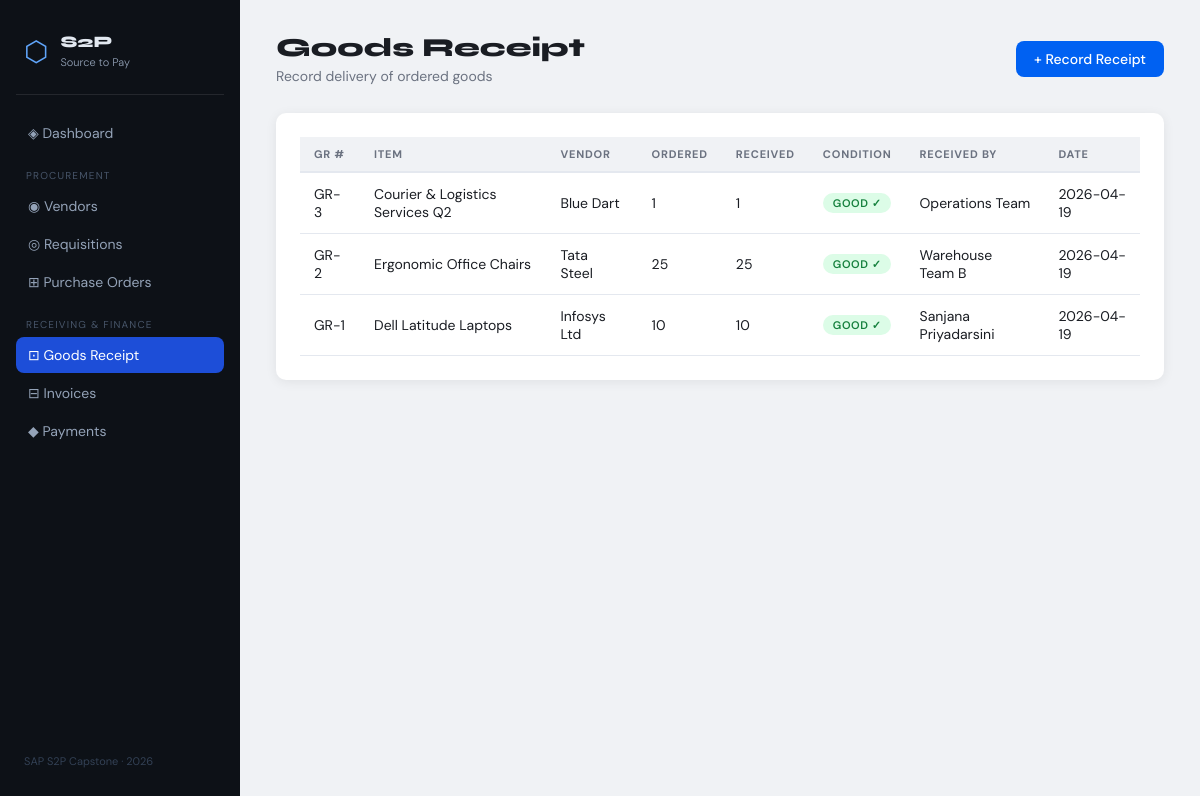
The page /goods-receipt on the database its author committed.
### tables this page shows
CREATE TABLE goods_receipts (
            id              INTEGER PRIMARY KEY AUTOINCREMENT,
            po_id           INTEGER NOT NULL,
            received_qty    INTEGER NOT NULL,
            received_by     TEXT NOT NULL,
            condition_ok    INTEGER DEFAULT 1,
            remarks         TEXT,
            received_at     TEXT DEFAULT (datetime('now'))
        );

CREATE TABLE purchase_orders (
            id              INTEGER PRIMARY KEY AUTOINCREMENT,
            requisition_id  INTEGER,
            vendor_id       INTEGER NOT NULL,
            item_name       TEXT NOT NULL,
            quantity        INTEGER NOT NULL,
            unit_price      REAL NOT NULL,
            total_amount    REAL NOT NULL,
            delivery_date   TEXT,
            status          TEXT DEFAULT 'Sent',
            created_at      TEXT DEFAULT (datetime('now'))
        );

CREATE TABLE vendors (
            id          INTEGER PRIMARY KEY AUTOINCREMENT,
            name        TEXT NOT NULL,
            email       TEXT NOT NULL,
            phone       TEXT,
            address     TEXT,
            gst_number  TEXT,
            category    TEXT,
            status      TEXT DEFAULT 'Active',
            created_at  TEXT DEFAULT (datetime('now'))
        );

### app.py (the view)
@app.route("/goods-receipt")
def goods_receipt():
    conn = get_db()
    grs = conn.execute("""
        SELECT gr.*, po.item_name, po.quantity as ordered_qty, v.name as vendor_name
        FROM goods_receipts gr
        JOIN purchase_orders po ON gr.po_id = po.id
        JOIN vendors v ON po.vendor_id = v.id
        ORDER BY gr.received_at DESC
    """).fetchall()
    conn.close()
    return render_template("goods_receipt.html", receipts=grs)

### app.py (called while the page is built)
def get_db():
    conn = sqlite3.connect(DB_PATH)
    conn.row_factory = sqlite3.Row
    return conn

### templates/goods_receipt.html
{% extends "base.html" %}
{% block content %}
<div class="page-header">
    <div>
        <h1>Goods Receipt</h1>
        <p class="subtitle">Record delivery of ordered goods</p>
    </div>
    <a href="/goods-receipt/add" class="btn btn-primary">+ Record Receipt</a>
</div>
<div class="section-card">
    {% if receipts %}
    <table class="data-table">
        <thead>
            <tr><th>GR #</th><th>Item</th><th>Vendor</th><th>Ordered</th><th>Received</th><th>Condition</th><th>Received By</th><th>Date</th></tr>
        </thead>
        <tbody>
            {% for gr in receipts %}
            <tr>
                <td>GR-{{ gr.id }}</td>
                <td>{{ gr.item_name }}</td>
                <td>{{ gr.vendor_name }}</td>
                <td>{{ gr.ordered_qty }}</td>
                <td>{{ gr.received_qty }}</td>
                <td>{% if gr.condition_ok %}<span class="badge badge-active">Good ✓</span>{% else %}<span class="badge badge-rejected">Damaged ✗</span>{% endif %}</td>
                <td>{{ gr.received_by }}</td>
                <td>{{ gr.received_at[:10] }}</td>
            </tr>
            {% endfor %}
        </tbody>
    </table>
    {% else %}
    <p class="empty-msg">No goods receipts yet.</p>
    {% endif %}
</div>
{% endblock %}

### static/css/style.css (style rules this page uses)
:root { --bg: #f0f2f5; --sidebar-bg: #0d1117; --sidebar-w: 240px; --card-bg: #ffffff; --border: #e4e8ef; --text: #1a1d23; --muted: #6b7280; --accent: #0061f2; --success: #16a34a; --warning: #d97706; --danger: #dc2626; --purple: #7c3aed; --teal: #0891b2; --radius: 10px; --shadow: 0 2px 12px rgba(0,0,0,0.07); }
*, *::before, *::after { box-sizing: border-box; margin: 0; padding: 0; }
body { font-family: 'DM Sans', sans-serif; background: var(--bg); color: var(--text); display: flex; min-height: 100vh; }
a { text-decoration: none; color: inherit; }
.page-header { display: flex; align-items: center; justify-content: space-between; margin-bottom: 28px; }
.page-header h1 { font-family: 'Syne', sans-serif; font-size: 26px; font-weight: 800; }
.subtitle { color: var(--muted); font-size: 14px; margin-top: 4px; }
.section-card { background: var(--card-bg); border-radius: var(--radius); padding: 24px; box-shadow: var(--shadow); margin-bottom: 24px; }
.data-table { width: 100%; border-collapse: collapse; font-size: 14px; }
.data-table th { background: var(--bg); padding: 10px 14px; text-align: left; font-size: 11px; text-transform: uppercase; letter-spacing: 0.07em; color: var(--muted); border-bottom: 2px solid var(--border); }
.data-table td { padding: 12px 14px; border-bottom: 1px solid var(--border); vertical-align: middle; }
.badge { display: inline-block; padding: 3px 10px; border-radius: 20px; font-size: 11px; font-weight: 600; text-transform: uppercase; letter-spacing: 0.05em; }
.badge-active { background: #dcfce7; color: #15803d; }
.btn { display: inline-flex; align-items: center; gap: 6px; padding: 9px 18px; border-radius: 8px; border: none; cursor: pointer; font-family: 'DM Sans', sans-serif; font-size: 14px; font-weight: 500; transition: all 0.15s; text-decoration: none; }
.btn-primary { background: var(--accent); color: #fff; }

### rows shown on the page
goods_receipts: id "3", item_name "Courier & Logistics Services Q2", vendor_name "Blue Dart", ordered_qty "1", received_qty "1", condition_ok "GOOD ✓", received_by "Operations Team", received_at "2026-04-19"
goods_receipts: id "2", item_name "Ergonomic Office Chairs", vendor_name "Tata Steel", ordered_qty "25", received_qty "25", condition_ok "GOOD ✓", received_by "Warehouse Team B", received_at "2026-04-19"
goods_receipts: id "1", item_name "Dell Latitude Laptops", vendor_name "Infosys Ltd", ordered_qty "10", received_qty "10", condition_ok "GOOD ✓", received_by "Sanjana Priyadarsini", received_at "2026-04-19"
